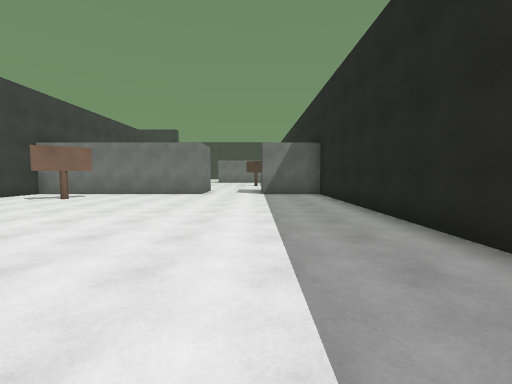
view 1 (above)

14 first-person views from a walk through a 3-D level made in the Unity game engine. The camera is 1.4 m above the floor, tilts 4° down and sees 90° across. The floor is counted in squares, 1.8 m on a side. Each view is taken from the middle of a square. On the plan, view 1 faces up. The plan holds only what a view shows up to about 10 squares ahead; the rest is blank. The place goes on beyond the plan. The player is left out.

view 2
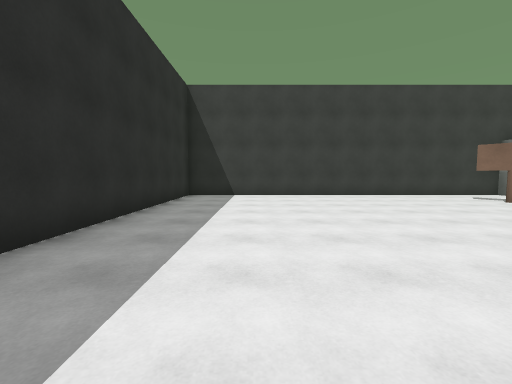

view 3
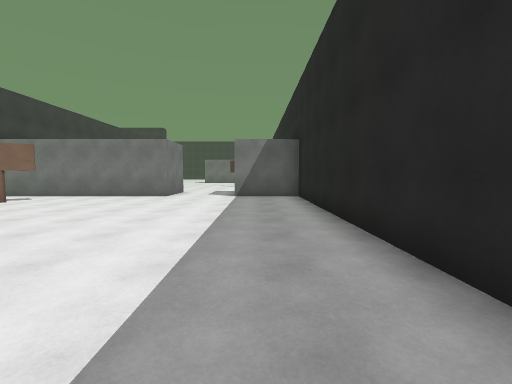

view 4
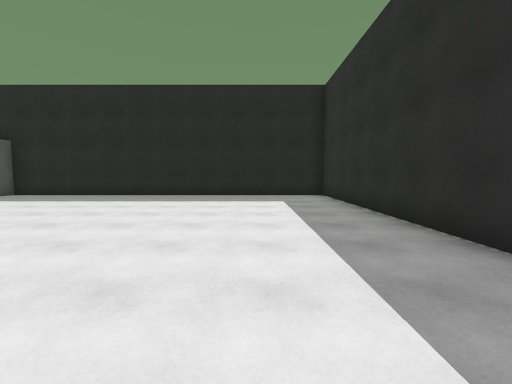

view 5
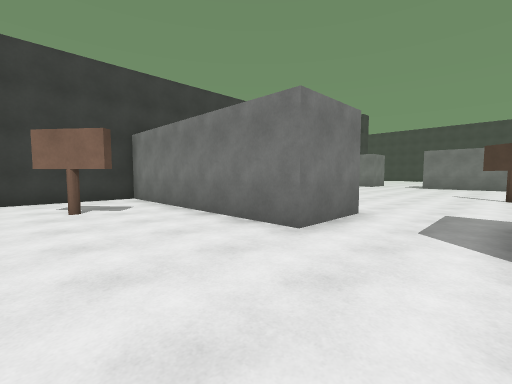

view 6
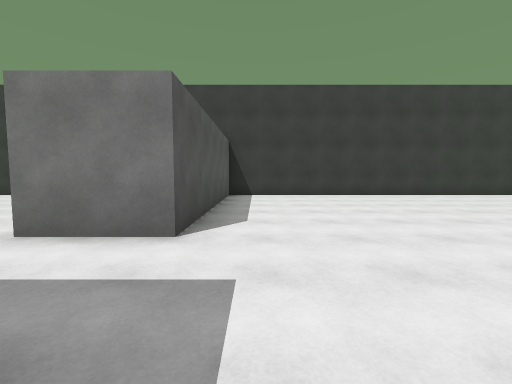

view 7
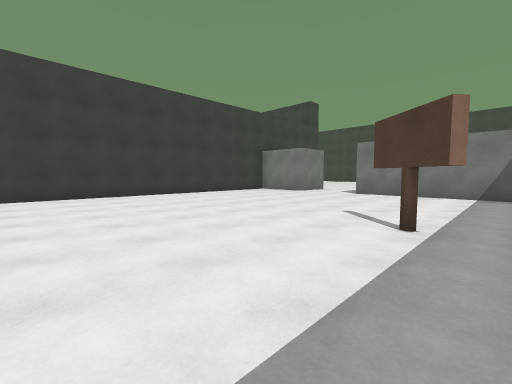

view 8
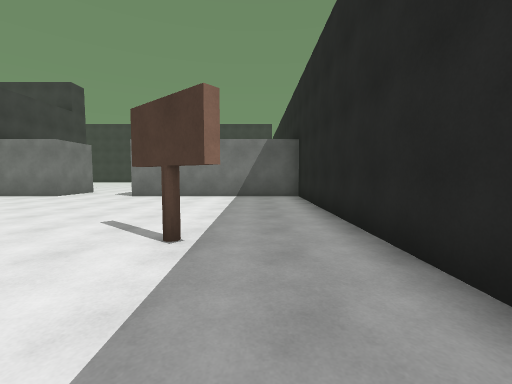

view 9
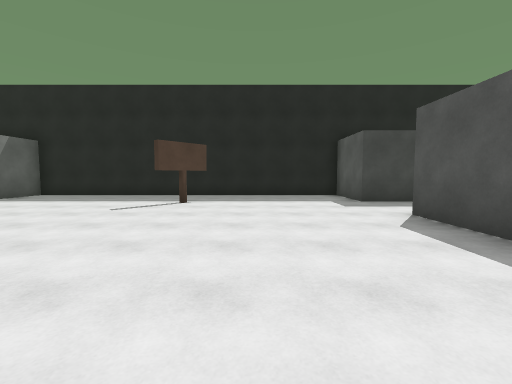

view 10
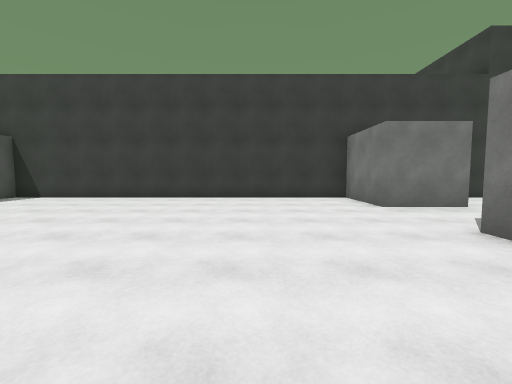

view 11
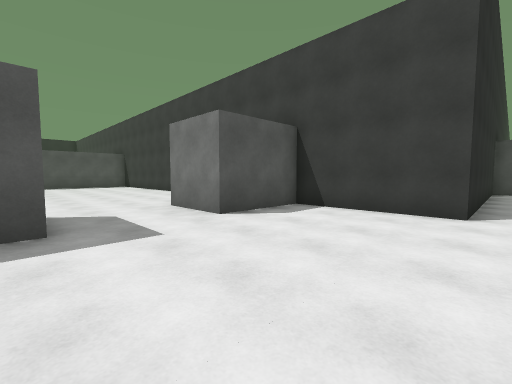

view 12
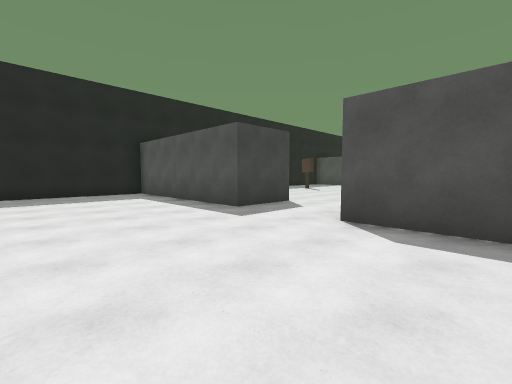

view 13
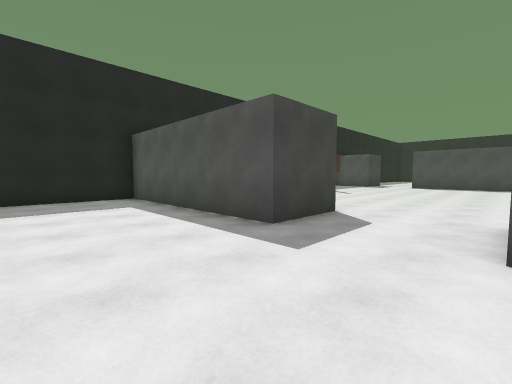

view 14
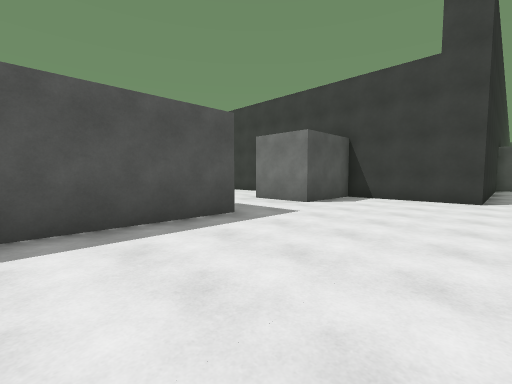

### Floor plan
Ten units are one square. View 1 is at (0, 0); x grows to the right and y downward. Boxes are objects, and circles mark ways between rooms. Rooms are numbered by the first view taken in them; rooms with no view inside come last. Other rooms are left out.
<svg viewBox="-165 -296 195 316">
<path fill="none" stroke="#000" d="M-21 -100 -85 -100 -85 15 25 15 25 -100 2 -100M-60 -230 -85 -230 -85 -120 -21 -120 -21 -100M2 -105 2 -120 25 -120 25 -230 -34 -230M-34 -230 -34 -250 25 -250 25 -290M-160 -291 -160 -285 -85 -285 -85 -250 -60 -250 -60 -230"/>
<rect x="-65" y="-85" width="10" height="10" fill="#bbb"><title>other object</title></rect>
<rect x="-5" y="-175" width="10" height="10" fill="#bbb"><title>other object</title></rect>
<circle cx="-10" cy="-100" r="3" fill="#2a7"/>
<circle cx="-45" cy="-230" r="3" fill="#2a7"/>
<text x="-30" y="-40">1</text>
<text x="-30" y="-170">2</text>
<text x="-40" y="-270">3</text>
</svg>
Room 1 opens to room 2. Room 2 opens to room 3.

Where each view was taken, in squares from view 1:
view 1: 0 up, 0 right, facing up
view 2: 1 up, 1 right, facing left
view 3: 1 up, 1 right, facing up
view 4: 1 up, 7 left, facing right
view 5: 7 up, 0 right, facing up-left
view 6: 13 up, 1 right, facing left
view 7: 13 up, 1 right, facing up-left
view 8: 14 up, 1 right, facing up
view 9: 15 up, 7 left, facing right
view 10: 20 up, 0 right, facing left
view 11: 29 up, 3 left, facing down-left
view 12: 29 up, 8 left, facing down-right
view 13: 28 up, 6 left, facing down-right
view 14: 29 up, 0 right, facing down-left
